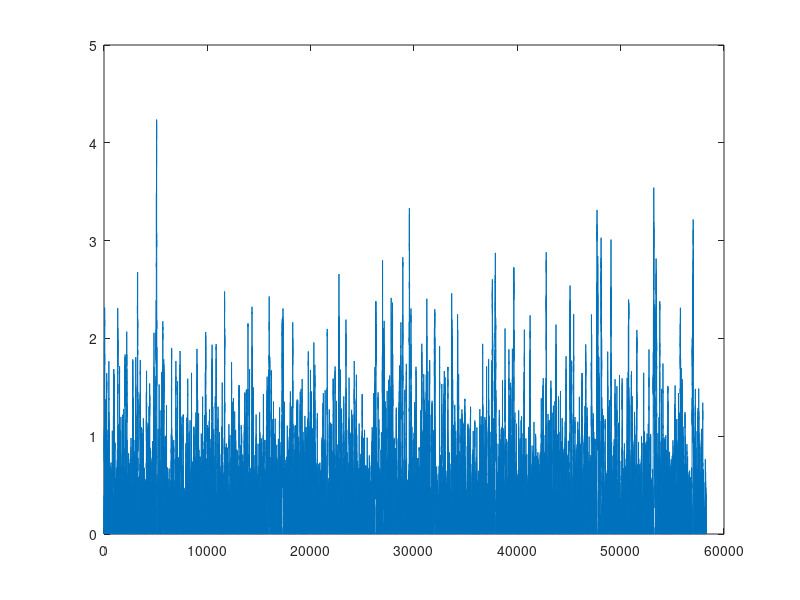

Write MATLAB code to recreate this figure.
clear all
close all

start_time = cputime
%set the simulation time,unit min
end_time = 10000;

%set the step size
step = 0.01;%0.1 0.5


%assume there is only one server and one queue
%set the arrival rate and service rate
lamda = 1/6;
mu = 1/8;

%get the time of first arrival
t_next = exprnd(lamda);

%set the format of queue, the first node is 0 means the start.
queue = [];

%set the status of server, 0 means free 1 means busy
server_status = 0;
t_service = 0;

%set the record values for statistic
wait_time = [];
queue_length=[];
busy_time = 0;
%now set the increment of time line
for t = 0 : step : end_time

    %check whether there is customer arrived
    if t > t_next %customer arrived
        %check queue first        
        if length(queue) == 0
        %if queue if empty, check server status
            if server_status == 0
            %if server is free, get serivce time
                t_service = t + exprnd(mu);
                server_status = 1;%set the server into busy
                %record something
                wait_time = [wait_time 0];
                busy_time = busy_time + t_service - t;
            %else, join the queue
            else
                queue = [queue t_next];
                %queue_length = [queue_length length(queue)];
            end
        %else, join the queue
        else
            queue = [queue t_next];    
            %queue_length = [queue_length length(queue)];
        end
        
        % now set the arrival time of next customer
        t_next = t + exprnd(lamda);
    else
        %do nothing
    end
    
    %if server is busy check whether it will finish in this slot
   if server_status == 1 && t > t_service
       server_status = 0;
       t_service = 0;
       %check whether there is customer waiting in the queue
       if length(queue) > 0
        %if queue is not empty, get the first node serviced
            temp_time_wait = queue(1);
            queue = queue(2:length(queue));
            t_service = t + exprnd(mu);
            server_status = 1;%set the server into busy
                
            %record something   
            wait_time = [wait_time t-temp_time_wait];
            busy_time = busy_time + t_service - t;
       else
           %do nothing, waiting for next customer
       end
   end  
end

wait_sim=mean(wait_time)
rho=mu/lamda;
wait_theroy=rho.^2/(1-rho)*lamda

utilization=busy_time/end_time
plot(wait_time)

last_time = cputime - start_time
